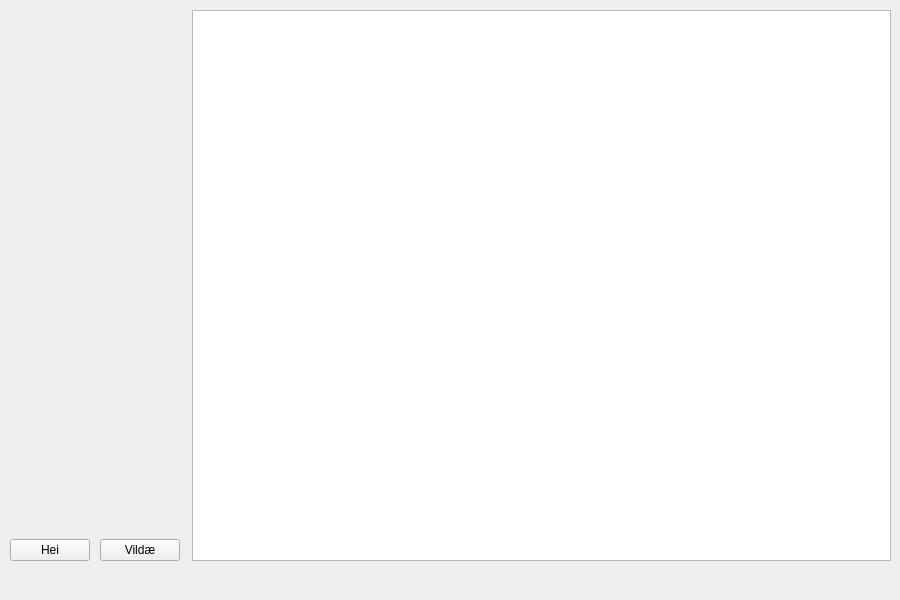
<?xml version="1.0" encoding="UTF-8"?>
<ui version="4.0">
 <class>MainWindow</class>
 <widget class="QMainWindow" name="MainWindow">
  <property name="geometry">
   <rect>
    <x>0</x>
    <y>0</y>
    <width>900</width>
    <height>600</height>
   </rect>
  </property>
  <property name="minimumSize">
   <size>
    <width>900</width>
    <height>600</height>
   </size>
  </property>
  <property name="windowTitle">
   <string>MainWindow</string>
  </property>
  <widget class="QWidget" name="centralwidget">
   <widget class="QWidget" name="horizontalWidget" native="true">
    <property name="geometry">
     <rect>
      <x>0</x>
      <y>0</y>
      <width>901</width>
      <height>571</height>
     </rect>
    </property>
    <property name="sizePolicy">
     <sizepolicy hsizetype="Expanding" vsizetype="Expanding">
      <horstretch>0</horstretch>
      <verstretch>0</verstretch>
     </sizepolicy>
    </property>
    <property name="minimumSize">
     <size>
      <width>900</width>
      <height>570</height>
     </size>
    </property>
    <layout class="QHBoxLayout" name="horizontalLayout">
     <property name="spacing">
      <number>10</number>
     </property>
     <property name="sizeConstraint">
      <enum>QLayout::SetMinimumSize</enum>
     </property>
     <property name="leftMargin">
      <number>10</number>
     </property>
     <property name="topMargin">
      <number>10</number>
     </property>
     <property name="rightMargin">
      <number>10</number>
     </property>
     <property name="bottomMargin">
      <number>10</number>
     </property>
     <item>
      <layout class="QVBoxLayout" name="verticalLayout">
       <item>
        <layout class="QHBoxLayout" name="horizontalLayout_2">
         <item alignment="Qt::AlignBottom">
          <widget class="QPushButton" name="hellobutton">
           <property name="text">
            <string>Hei</string>
           </property>
          </widget>
         </item>
         <item alignment="Qt::AlignBottom">
          <widget class="QPushButton" name="hellovildebutton">
           <property name="text">
            <string>Vildæ</string>
           </property>
          </widget>
         </item>
        </layout>
       </item>
      </layout>
     </item>
     <item>
      <spacer name="horizontalSpacer">
       <property name="orientation">
        <enum>Qt::Horizontal</enum>
       </property>
       <property name="sizeType">
        <enum>QSizePolicy::Fixed</enum>
       </property>
       <property name="sizeHint" stdset="0">
        <size>
         <width>2</width>
         <height>4</height>
        </size>
       </property>
      </spacer>
     </item>
     <item>
      <layout class="QVBoxLayout" name="verticalLayout_2">
       <item>
        <widget class="QGraphicsView" name="opencvthinghere"/>
       </item>
      </layout>
     </item>
    </layout>
   </widget>
  </widget>
  <widget class="QMenuBar" name="menubar">
   <property name="geometry">
    <rect>
     <x>0</x>
     <y>0</y>
     <width>900</width>
     <height>26</height>
    </rect>
   </property>
  </widget>
 </widget>
 <resources/>
 <connections/>
</ui>
